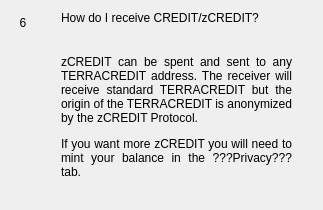
                  <widget class="QWidget" name="widgetFaq6" native="true">
                   <layout class="QHBoxLayout" name="horizontalpage_6" stretch="0,1">
                    <item alignment="Qt::AlignTop">
                     <widget class="QLabel" name="labelNumber6">
                      <property name="minimumSize">
                       <size>
                        <width>24</width>
                        <height>24</height>
                       </size>
                      </property>
                      <property name="maximumSize">
                       <size>
                        <width>16777215</width>
                        <height>24</height>
                       </size>
                      </property>
                      <property name="text">
                       <string>6</string>
                      </property>
                      <property name="alignment">
                       <set>Qt::AlignCenter</set>
                      </property>
                     </widget>
                    </item>
                    <item>
                     <layout class="QVBoxLayout" name="verticalLayoutpage_6">
                      <property name="spacing">
                       <number>0</number>
                      </property>
                      <property name="leftMargin">
                       <number>20</number>
                      </property>
                      <property name="rightMargin">
                       <number>20</number>
                      </property>
                      <item>
                       <widget class="QLabel" name="labelSubtitle6">
                        <property name="text">
                         <string>How do I receive CREDIT/zCREDIT?</string>
                        </property>
                        <property name="wordWrap">
                         <bool>true</bool>
                        </property>
                       </widget>
                      </item>
                      <item>
                       <spacer name="verticalSpacer_60">
                        <property name="orientation">
                         <enum>Qt::Vertical</enum>
                        </property>
                        <property name="sizeType">
                         <enum>QSizePolicy::Fixed</enum>
                        </property>
                        <property name="sizeHint" stdset="0">
                         <size>
                          <width>20</width>
                          <height>30</height>
                         </size>
                        </property>
                       </spacer>
                      </item>
                      <item>
                       <widget class="QLabel" name="labelContent6">
                        <property name="text">
                         <string>
                           &lt;html&gt;&lt;head/&gt;&lt;body&gt;&lt;p align=&quot;justify&quot;&gt;
                           zCREDIT can be spent and sent to any TERRACREDIT address. The receiver will
                           receive standard TERRACREDIT but the origin of the TERRACREDIT is anonymized by the zCREDIT Protocol.
                           &lt;/p&gt;&lt;p align=&quot;justify&quot;&gt;
                           If you want more zCREDIT you will need to mint your balance in the ???Privacy??? tab.
                           &lt;/p&gt;&lt;/body&gt;&lt;/html&gt;
                         </string>
                        </property>
                        <property name="alignment">
                         <set>Qt::AlignLeading|Qt::AlignLeft|Qt::AlignTop</set>
                        </property>
                        <property name="wordWrap">
                         <bool>true</bool>
                        </property>
                       </widget>
                      </item>
                      <item>
                       <spacer name="verticalSpacer_61">
                        <property name="orientation">
                         <enum>Qt::Vertical</enum>
                        </property>
                        <property name="sizeHint" stdset="0">
                         <size>
                          <width>20</width>
                          <height>20</height>
                         </size>
                        </property>
                       </spacer>
                      </item>
                     </layout>
                    </item>
                   </layout>
                  </widget>
